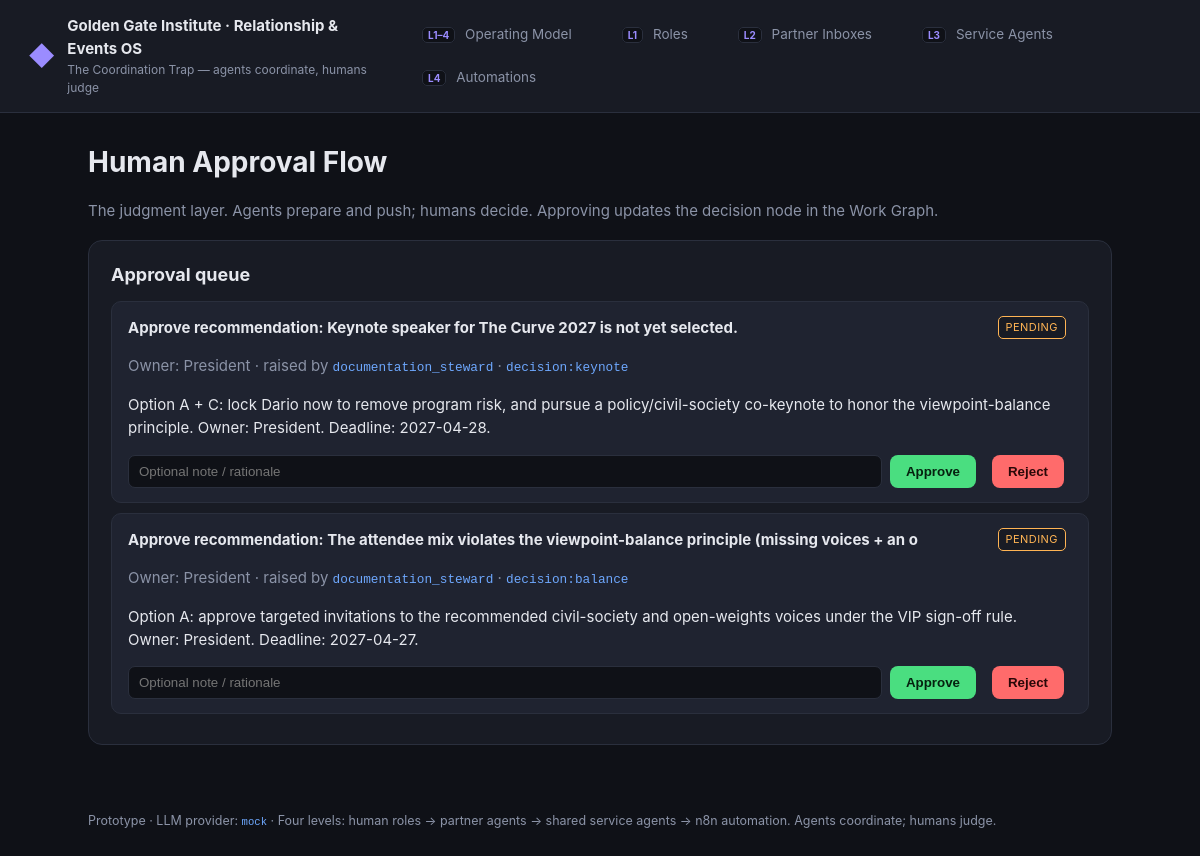
The app's page /approvals-ui with its own data.
### tables this page shows
CREATE TABLE approvals (
    id           TEXT PRIMARY KEY,
    created_at   TEXT NOT NULL,
    requested_by TEXT NOT NULL,              -- agent that raised it
    owner_role   TEXT NOT NULL,              -- who must decide (e.g. "Product Manager")
    title        TEXT NOT NULL,
    detail       TEXT NOT NULL,
    related_node TEXT,                        -- e.g. a decision or risk node
    status       TEXT NOT NULL DEFAULT 'pending',  -- pending|approved|rejected
    resolved_at  TEXT,
    resolved_by  TEXT,
    note         TEXT
);

### app/main.py (the view)
@app.get("/approvals-ui", response_class=HTMLResponse)
def approvals_page(request: Request) -> HTMLResponse:
    with db.session() as conn:
        rows = conn.execute("SELECT * FROM approvals ORDER BY created_at DESC").fetchall()
    return templates.TemplateResponse(request, "approvals.html", {"approvals": [dict(r) for r in rows]})

### app/templates/approvals.html (shortened to what this page needs)
{% extends "base.html" %}
{% block content %}
<section class="hero">
  <h1>Human Approval Flow</h1>
  <p class="muted">The judgment layer. Agents prepare and push; humans decide. Approving updates the decision node in the Work Graph.</p>
</section>
<section class="card">
  <h2>Approval queue</h2>
  {% for a in approvals %}
  <div class="approval {{ 'resolved' if a.status != 'pending' else '' }}">
    <div class="approval-head">
      <strong>{{ a.title }}</strong>
      <span class="badge status-{{ a.status }}">{{ a.status }}</span>
    </div>
    <p class="muted">Owner: {{ a.owner_role }} · raised by <code>{{ a.requested_by }}</code>
      {% if a.related_node %}· <code>{{ a.related_node }}</code>{% endif %}</p>
    <p>{{ a.detail }}</p>
    {% if a.status == 'pending' %}
    <form method="post" action="/approvals-ui/{{ a.id }}/resolve" class="approval-form">
      <input type="text" name="note" placeholder="Optional note / rationale">
      <button name="decision" value="approved" class="btn btn-approve">Approve</button>
      <button name="decision" value="rejected" class="btn btn-reject">Reject</button>
    </form>
    {% else %}
    <p class="muted small">Resolved by {{ a.resolved_by }} at {{ a.resolved_at }}{% if a.note %} — “{{ a.note }}”{% endif %}</p>
    {% endif %}
  </div>
  {% else %}
  <p class="muted">No approvals yet. Generate a daily brief to populate the queue.</p>
  {% endfor %}
</section>
{% endblock %}

### app/static/style.css (style rules this page uses)
:root { --bg: #0f1117; --panel: #181b24; --panel2: #1f2330; --line: #2a2f3d; --text: #e6e8ee; --muted: #8b93a7; --accent: #6ea8fe; --accent2: #9b8cff; --red: #ff6b6b; --amber: #ffb454; --green: #4ade80; --high: #ff6b6b; --medium: #ffb454; --low: #4ade80; }
* { box-sizing: border-box; }
body { margin: 0; background: var(--bg); color: var(--text); font: 15px/1.55 -apple-system, BlinkMacSystemFont, "Segoe UI", Roboto, Helvetica, Arial, sans-serif; }
code { font-family: ui-monospace, SFMono-Regular, Menlo, monospace; font-size: .85em; color: var(--accent); }
.hero h1 { margin: 0 0 4px; font-size: 28px; }
.muted { color: var(--muted); }
.btn { display: inline-block; background: var(--accent); color: #08101f; font-weight: 600; padding: 8px 16px; border-radius: 8px; text-decoration: none; border: none; cursor: pointer; margin-right: 8px; }
.btn-approve { background: var(--green); color: #06210f; }
.btn-reject { background: var(--red); color: #2a0808; }
.card { background: var(--panel); border: 1px solid var(--line); border-radius: 14px; padding: 20px 22px; margin: 18px 0; }
.card h2 { margin: 0 0 12px; font-size: 18px; }
.badge { display: inline-block; font-size: 11px; text-transform: uppercase; letter-spacing: .04em; background: var(--panel); border: 1px solid var(--line); padding: 2px 7px; border-radius: 5px; margin-right: 6px; }
.approval, .approval-mini { background: var(--panel2); border: 1px solid var(--line); border-radius: 10px; padding: 14px 16px; margin: 10px 0; }
.approval-head { display: flex; justify-content: space-between; align-items: center; }
.approval-form { display: flex; gap: 8px; margin-top: 10px; flex-wrap: wrap; }
.approval-form input { flex: 1; min-width: 200px; background: var(--bg); border: 1px solid var(--line); border-radius: 7px; color: var(--text); padding: 8px 10px; }
.status-pending { color: var(--amber); border-color: var(--amber); }

### records on screen
approvals: title "Approve recommendation: Keynote speaker for The Curve 2027 is not yet selected.", status "PENDING", owner_role "President", requested_by "documentation_steward", related_node "decision:keynote", detail "Option A + C: lock Dario now to remove program risk, and pursue a policy/civil-society co-keynote to honor the viewpoint-balance principle. Owner: President. Deadline: 2027-04-28."
approvals: title "Approve recommendation: The attendee mix violates the viewpoint-balance principle (missing voices + an o", status "PENDING", owner_role "President", requested_by "documentation_steward", related_node "decision:balance", detail "Option A: approve targeted invitations to the recommended civil-society and open-weights voices under the VIP sign-off rule. Owner: President. Deadline: 2027-04-27."

### other values on screen
{{ provider or 'mock' }} "mock"
